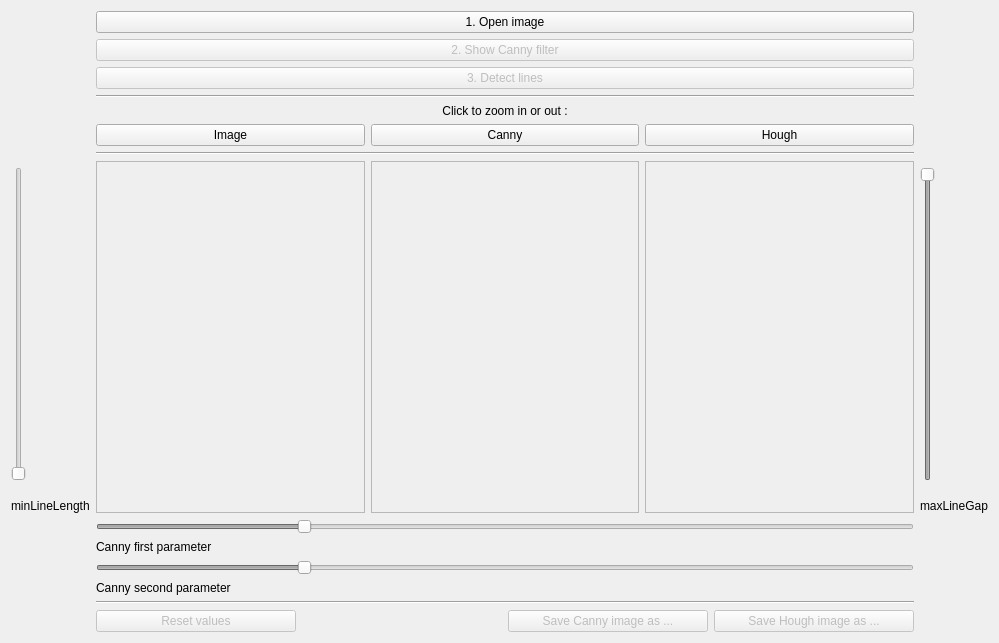
<?xml version="1.0" encoding="UTF-8"?>
<ui version="4.0">
 <class>HoughLineForm</class>
 <widget class="QWidget" name="HoughLineForm">
  <property name="geometry">
   <rect>
    <x>0</x>
    <y>0</y>
    <width>999</width>
    <height>643</height>
   </rect>
  </property>
  <property name="windowTitle">
   <string>Hough Line Method</string>
  </property>
  <layout class="QGridLayout" name="gridLayout">
   <item row="14" column="1">
    <widget class="QSlider" name="horizontalSliderParam2L">
     <property name="enabled">
      <bool>false</bool>
     </property>
     <property name="maximum">
      <number>1000</number>
     </property>
     <property name="singleStep">
      <number>10</number>
     </property>
     <property name="value">
      <number>250</number>
     </property>
     <property name="orientation">
      <enum>Qt::Horizontal</enum>
     </property>
    </widget>
   </item>
   <item row="2" column="1">
    <widget class="QPushButton" name="buttonHoughLine">
     <property name="enabled">
      <bool>false</bool>
     </property>
     <property name="text">
      <string>3. Detect lines</string>
     </property>
    </widget>
   </item>
   <item row="1" column="1">
    <widget class="QPushButton" name="buttonCannyL">
     <property name="enabled">
      <bool>false</bool>
     </property>
     <property name="text">
      <string>2. Show Canny filter</string>
     </property>
    </widget>
   </item>
   <item row="16" column="1">
    <widget class="Line" name="line">
     <property name="orientation">
      <enum>Qt::Horizontal</enum>
     </property>
    </widget>
   </item>
   <item row="15" column="1">
    <widget class="QLabel" name="label_4L">
     <property name="text">
      <string>Canny second parameter</string>
     </property>
    </widget>
   </item>
   <item row="0" column="1">
    <widget class="QPushButton" name="buttonOpenImageL">
     <property name="text">
      <string>                    1. Open image                    </string>
     </property>
    </widget>
   </item>
   <item row="13" column="1">
    <widget class="QLabel" name="label_3L">
     <property name="text">
      <string>Canny first parameter</string>
     </property>
    </widget>
   </item>
   <item row="11" column="0">
    <widget class="QLabel" name="label_2L">
     <property name="text">
      <string>minLineLength</string>
     </property>
    </widget>
   </item>
   <item row="3" column="1">
    <widget class="Line" name="line_3">
     <property name="orientation">
      <enum>Qt::Horizontal</enum>
     </property>
    </widget>
   </item>
   <item row="6" column="1">
    <widget class="Line" name="line_2">
     <property name="orientation">
      <enum>Qt::Horizontal</enum>
     </property>
    </widget>
   </item>
   <item row="4" column="1">
    <widget class="QLabel" name="label_5L">
     <property name="text">
      <string>Click to zoom in or out :</string>
     </property>
     <property name="alignment">
      <set>Qt::AlignCenter</set>
     </property>
    </widget>
   </item>
   <item row="8" column="0">
    <widget class="QSlider" name="verticalSliderMinLineLength">
     <property name="enabled">
      <bool>false</bool>
     </property>
     <property name="maximum">
      <number>250</number>
     </property>
     <property name="singleStep">
      <number>1</number>
     </property>
     <property name="value">
      <number>0</number>
     </property>
     <property name="orientation">
      <enum>Qt::Vertical</enum>
     </property>
    </widget>
   </item>
   <item row="11" column="2">
    <widget class="QLabel" name="labelL">
     <property name="text">
      <string>maxLineGap</string>
     </property>
    </widget>
   </item>
   <item row="8" column="2">
    <widget class="QSlider" name="verticalSliderMaxLineGap">
     <property name="enabled">
      <bool>false</bool>
     </property>
     <property name="maximum">
      <number>250</number>
     </property>
     <property name="singleStep">
      <number>1</number>
     </property>
     <property name="value">
      <number>250</number>
     </property>
     <property name="tracking">
      <bool>true</bool>
     </property>
     <property name="orientation">
      <enum>Qt::Vertical</enum>
     </property>
     <property name="tickPosition">
      <enum>QSlider::NoTicks</enum>
     </property>
    </widget>
   </item>
   <item row="12" column="1">
    <widget class="QSlider" name="horizontalSliderParam1L">
     <property name="enabled">
      <bool>false</bool>
     </property>
     <property name="maximum">
      <number>1000</number>
     </property>
     <property name="singleStep">
      <number>10</number>
     </property>
     <property name="value">
      <number>250</number>
     </property>
     <property name="orientation">
      <enum>Qt::Horizontal</enum>
     </property>
    </widget>
   </item>
   <item row="17" column="1">
    <layout class="QHBoxLayout" name="horizontalLayout_3">
     <item>
      <widget class="QPushButton" name="buttonResetL">
       <property name="enabled">
        <bool>false</bool>
       </property>
       <property name="text">
        <string>Reset values</string>
       </property>
      </widget>
     </item>
     <item>
      <widget class="QLabel" name="label_7">
       <property name="text">
        <string/>
       </property>
      </widget>
     </item>
     <item>
      <widget class="QPushButton" name="buttonSaveCannyL">
       <property name="enabled">
        <bool>false</bool>
       </property>
       <property name="text">
        <string>Save Canny image as ...</string>
       </property>
      </widget>
     </item>
     <item>
      <widget class="QPushButton" name="buttonSaveHoughL">
       <property name="enabled">
        <bool>false</bool>
       </property>
       <property name="text">
        <string>Save Hough image as ...</string>
       </property>
      </widget>
     </item>
    </layout>
   </item>
   <item row="7" column="1" rowspan="5">
    <layout class="QHBoxLayout" name="horizontalLayout_4">
     <item>
      <widget class="QScrollArea" name="scrollArea">
       <property name="widgetResizable">
        <bool>true</bool>
       </property>
       <widget class="QWidget" name="scrollAreaWidgetContents">
        <property name="geometry">
         <rect>
          <x>0</x>
          <y>0</y>
          <width>246</width>
          <height>212</height>
         </rect>
        </property>
        <layout class="QGridLayout" name="gridLayout_2">
         <item row="0" column="0">
          <widget class="QLabel" name="labelOriginalImageL">
           <property name="text">
            <string/>
           </property>
           <property name="alignment">
            <set>Qt::AlignCenter</set>
           </property>
          </widget>
         </item>
        </layout>
       </widget>
      </widget>
     </item>
     <item>
      <widget class="QScrollArea" name="scrollArea_2">
       <property name="widgetResizable">
        <bool>true</bool>
       </property>
       <widget class="QWidget" name="scrollAreaWidgetContents_2">
        <property name="geometry">
         <rect>
          <x>0</x>
          <y>0</y>
          <width>246</width>
          <height>212</height>
         </rect>
        </property>
        <layout class="QGridLayout" name="gridLayout_3">
         <item row="0" column="0">
          <widget class="QLabel" name="labelCannyL">
           <property name="text">
            <string/>
           </property>
           <property name="alignment">
            <set>Qt::AlignCenter</set>
           </property>
          </widget>
         </item>
        </layout>
       </widget>
      </widget>
     </item>
     <item>
      <widget class="QScrollArea" name="scrollArea_3">
       <property name="widgetResizable">
        <bool>true</bool>
       </property>
       <widget class="QWidget" name="scrollAreaWidgetContents_3">
        <property name="geometry">
         <rect>
          <x>0</x>
          <y>0</y>
          <width>246</width>
          <height>212</height>
         </rect>
        </property>
        <layout class="QGridLayout" name="gridLayout_4">
         <item row="0" column="0">
          <widget class="QLabel" name="labelHoughLine">
           <property name="enabled">
            <bool>true</bool>
           </property>
           <property name="text">
            <string/>
           </property>
           <property name="alignment">
            <set>Qt::AlignCenter</set>
           </property>
          </widget>
         </item>
        </layout>
       </widget>
      </widget>
     </item>
    </layout>
   </item>
   <item row="5" column="1">
    <layout class="QHBoxLayout" name="horizontalLayout">
     <item>
      <widget class="QPushButton" name="pushButtonZoomOriginalL">
       <property name="text">
        <string>Image</string>
       </property>
      </widget>
     </item>
     <item>
      <widget class="QPushButton" name="pushButtonZoomCannyL">
       <property name="text">
        <string>Canny</string>
       </property>
      </widget>
     </item>
     <item>
      <widget class="QPushButton" name="pushButtonZoomHoughL">
       <property name="text">
        <string>Hough</string>
       </property>
      </widget>
     </item>
    </layout>
   </item>
  </layout>
 </widget>
 <resources/>
 <connections/>
</ui>
